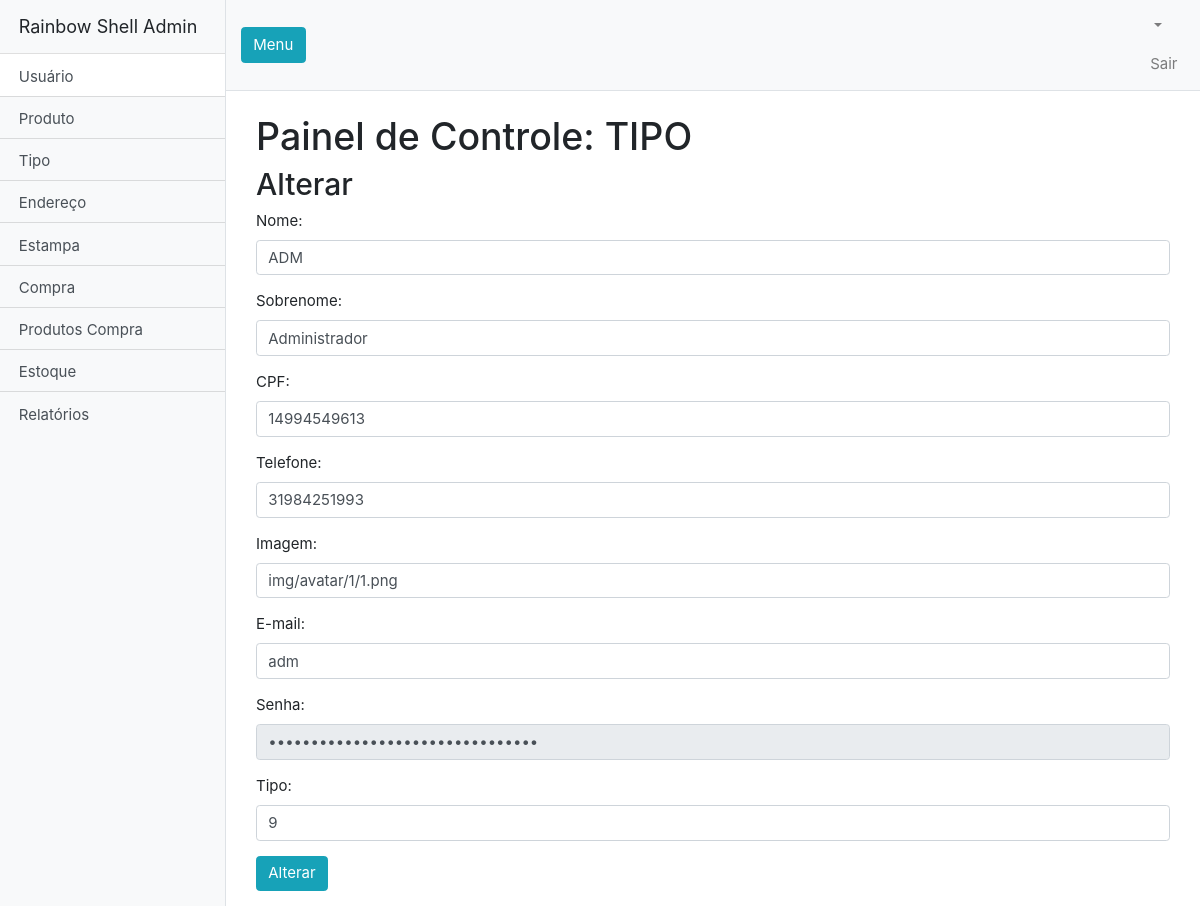
Page /admin/index.php?classe=Usuario&acao=update&id_usuario=1 on the committed database.
### tables this page shows
CREATE TABLE `tbl_usuario` (
  `id_usuario` int(11) NOT NULL,
  `nome` varchar(50) NOT NULL,
  `sobrenome` varchar(50) NOT NULL,
  `cpf` varchar(15) DEFAULT NULL,
  `telefone` varchar(15) DEFAULT NULL,
  `imagem` varchar(80) DEFAULT 'img/avatar/default.png',
  `email` varchar(80) NOT NULL,
  `senha` varchar(100) NOT NULL,
  `tipo` int(11) NOT NULL DEFAULT '1'
);

### admin/controller/UsuarioController.php (called while the page is built, shortened)
<?php
require_once 'model/Usuario.php';
class UsuarioController
{
    public function update(){
        $usuario = new Usuario($_GET['id_usuario']);
        $usuario->update();
        include 'view/Usuario_update.php';
    }
}

### admin/index.php (called while the page is built, shortened)
<?php
$acao = isset($_GET['acao']) ? $_GET['acao'] : 'all';
$app = new $controller();
$app->$acao();

### admin/model/Usuario.php (called while the page is built, shortened)
<?php
class Usuario
{
    private $id_usuario;
    private $nome;
    private $sobrenome;
    private $cpf;
    private $telefone;
    private $imagem;
    private $email;
    private $senha;
    private $tipo;
    private $con;
    public function __construct($id_usuario=NULL, $nome=NULL, $sobrenome=NULL, $cpf=NULL, $telefone=NULL, $imagem=NULL, $email=NULL, $senha=NULL, $tipo=NULL)
    {
        $this->id_usuario = $id_usuario;
        $this->nome = $nome;
        $this->sobrenome = $sobrenome;
        $this->cpf = $cpf;
        $this->telefone = $telefone;
        $this->imagem = $imagem;
        $this->email = $email;
        $this->senha = $senha;
        $this->tipo = $tipo;
        $this->con = new PDO(SERVIDOR, USUARIO, SENHA);
    }
    public function update(){
        $sql = $this->con->prepare("SELECT * FROM tbl_usuario WHERE id_usuario=?");
        $sql->execute( array($this->id_usuario) );
        $usuario = $sql->fetchObject();
        if ( $usuario ){
            $this->id_usuario = $usuario->id_usuario;
            $this->nome = $usuario->nome;
            $this->sobrenome = $usuario->sobrenome;
            $this->cpf = $usuario->cpf;
            $this->telefone = $usuario->telefone;
            $this->imagem = $usuario->imagem;
            $this->email = $usuario->email;
            $this->senha = $usuario->senha;
            $this->tipo = $usuario->tipo;
        }
    }
    public function getNome()
    {
        return $this->nome;
    }
    public function getSobrenome()
    {
        return $this->sobrenome;
    }
    public function getCpf()
    {
        return $this->cpf;
    }
    public function getTelefone()
    {
        return $this->telefone;
    }
    public function getImagem()
    {
        return $this->imagem;
    }
    public function getEmail()
    {
        return $this->email;
    }
    public function getSenha()
    {
        return $this->senha;
    }
    public function getTipo()
    {
        return $this->tipo;
    }
}

### admin/view/Usuario_update.php (the view, shortened to what this page needs)
<?php include("inc/header.php")?>
      <div class="container-fluid">
		<div class="container">
		<h1 class="mt-4">Painel de Controle: TIPO</h1>
  <table class="table">
    <h2>Alterar</h2>
<form action="" method="post">
    <div class="form-group">
        <label>Nome:</label>
        <input type="text" class="form-control" name="nome" required value="<?=$usuario->getNome()?>">
    </div>
    <div class="form-group">
        <label>Sobrenome:</label>
        <input type="text" class="form-control" name="sobrenome" required value="<?=$usuario->getSobrenome()?>">
    </div>
    <div class="form-group">
        <label>CPF:</label>
        <input type="text" class="form-control" name="cpf" value="<?=$usuario->getCpf()?>">
    </div>
    <div class="form-group">
        <label>Telefone:</label>
        <input type="text" class="form-control" name="telefone" value="<?=$usuario->getTelefone()?>">
    </div>
    <div class="form-group">
        <label>Imagem:</label>
        <input type="text" class="form-control" name="imagem" value="<?=$usuario->getImagem()?>">
    </div>
    <div class="form-group">
        <label>E-mail:</label>
        <input type="text" class="form-control" name="email" required value="<?=$usuario->getEmail()?>">
    </div>
    <div class="form-group">
        <label>Senha:</label>
        <input type="password" class="form-control" name="senha" readonly value="<?=$usuario->getSenha()?>">
    </div>
    <div class="form-group">
        <label>Tipo:</label>
        <input type="text" class="form-control" name="tipo" required value="<?=$usuario->getTipo()?>">
    </div>
    <button class="btn btn-info" type="submit">Alterar</button>
</form>
</body>
</body>
</html>

### admin/scripts/css/ui.css (style rules this page uses)
html { font-size: 15px; }
article:after, .form-group:after { display: block; clear: both; content: ""; }

### admin/css/simple-sidebar.css (style rules this page uses)
body { overflow-x: hidden; }

### rows in the picture
tbl_usuario: nome "ADM", sobrenome "Administrador", cpf "14994549613", telefone "31984251993", imagem "img/avatar/1/1.png", email "adm", tipo "9"
